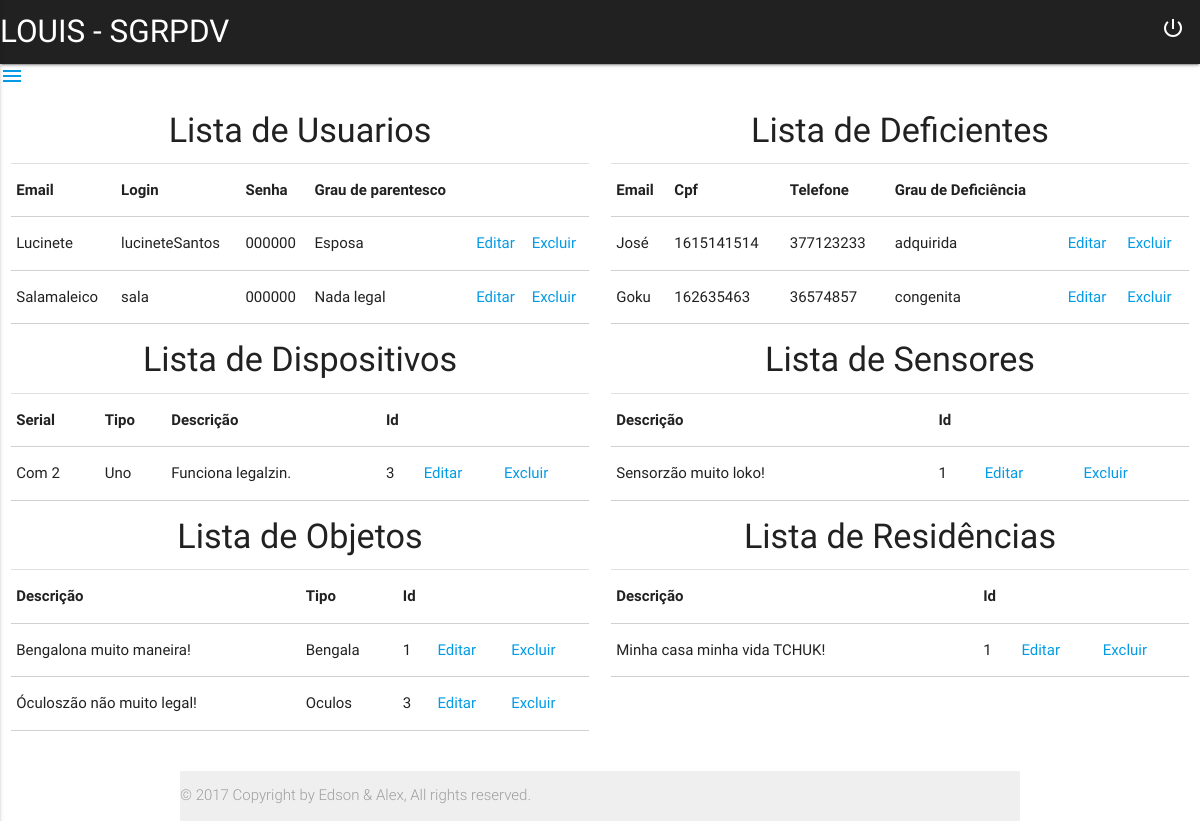
Screenshot of /View/editar.php (signed in) with the database file from the repository.
### tables this page shows
CREATE TABLE `familiar` (
  `Id` int(11) NOT NULL AUTO_INCREMENT,
  `nome` varchar(255) DEFAULT NULL,
  `cpf` varchar(255) DEFAULT NULL,
  `idade` varchar(255) DEFAULT NULL,
  `login` varchar(255) DEFAULT NULL,
  `senha` varchar(255) DEFAULT NULL,
  `endereco` varchar(255) DEFAULT NULL,
  `cep` varchar(255) DEFAULT NULL,
  `telefone` varchar(255) DEFAULT NULL,
  `celular` varchar(255) DEFAULT NULL,
  `grauParentesco` varchar(255) DEFAULT NULL,
  `cidade` varchar(255) DEFAULT NULL,
  PRIMARY KEY (`Id`)
);

CREATE TABLE `deficiente` (
  `Id` int(11) NOT NULL AUTO_INCREMENT,
  `nome` varchar(255) DEFAULT NULL,
  `cpf` varchar(255) DEFAULT NULL,
  `idade` varchar(255) DEFAULT NULL,
  `endereco` varchar(255) DEFAULT NULL,
  `cidade` varchar(255) DEFAULT NULL,
  `cep` varchar(255) DEFAULT NULL,
  `telefone` varchar(255) DEFAULT NULL,
  `celular` varchar(255) DEFAULT NULL,
  `grauDeficiencia` varchar(255) DEFAULT NULL,
  PRIMARY KEY (`Id`)
);

CREATE TABLE `dispositivo` (
  `Id` int(11) NOT NULL AUTO_INCREMENT,
  `serial` varchar(255) DEFAULT NULL,
  `tipo` varchar(255) DEFAULT NULL,
  `descricao` varchar(255) DEFAULT NULL,
  PRIMARY KEY (`Id`)
);

CREATE TABLE `sensor` (
  `Id` int(11) NOT NULL AUTO_INCREMENT,
  `descricao` varchar(255) DEFAULT NULL,
  PRIMARY KEY (`Id`)
);

CREATE TABLE `objeto` (
  `Id` int(11) NOT NULL AUTO_INCREMENT,
  `descricao` varchar(255) DEFAULT NULL,
  `tipoObjeto` varchar(255) DEFAULT NULL,
  PRIMARY KEY (`Id`)
);

CREATE TABLE `residencia` (
  `Id` int(11) NOT NULL AUTO_INCREMENT,
  `descricao` varchar(255) DEFAULT NULL,
  PRIMARY KEY (`Id`)
);

### Model/Familiar.php (called while the page is built, shortened)
<?php
class Familiar extends Pessoa{
    public function find($cpf=0){
        if(empty($cpf)){
            $sql = "SELECT * FROM familiar";
            $conn = Transaction::get();
            $query = $conn->prepare($sql);
            $query->execute();
            return $query->fetchAll(PDO::FETCH_OBJ);
        }
    }
}

### Controller/editarCtrl.php (called while the page is built, shortened)
<?php
$f = new Familiar();
$d = new Deficiente();
$s = new Sensor();
$di = new Dispositivo();
$ob = new Objeto();
$res = new Residencia();
$familia = $f->find();
$deficiente = $d->find();
$sensor = $s->find();
$dispositivo = $di->find();
$objeto = $ob->find();
$residencia = $res->find();

### Model/Deficiente.php (called while the page is built, shortened)
<?php
class Deficiente extends Pessoa {
    public function find($cpf=0){
        if(empty($cpf)){
            $sql = "SELECT * FROM deficiente";
            $conn = Transaction::get();
            $query = $conn->prepare($sql);
            $query->execute();
            return $query->fetchAll(PDO::FETCH_OBJ);
        }
    }
}

### Model/Dispositivo.php (called while the page is built, shortened)
<?php
class Dispositivo {
    public function find($id=0){
        if(empty($id)){
            $sql = "SELECT * FROM dispositivo";
            $conn = Transaction::get();
            $query = $conn->prepare($sql);
            $query->execute();
            return $query->fetchAll(PDO::FETCH_OBJ);
        }
    }
}

### Model/Sensor.php (called while the page is built, shortened)
<?php
class Sensor {
    public function find($id=0){
        if(empty($id)){
            $sql = "SELECT * FROM sensor";
            $conn = Transaction::get();
            $query = $conn->prepare($sql);
            $query->execute();
            return $query->fetchAll(PDO::FETCH_OBJ);
        }
    }
}

### Model/Objeto.php (called while the page is built, shortened)
<?php
class Objeto {
    public function find($id=0){
        if(empty($id)){
            $sql = "SELECT * FROM objeto";
            $conn = Transaction::get();
            $query = $conn->prepare($sql);
            $query->execute();
            return $query->fetchAll(PDO::FETCH_OBJ);
        }
    }
}

### Model/Residencia.php (called while the page is built, shortened)
<?php
class Residencia {
    public function find($id=0){
        if(empty($id)){
            $sql = "SELECT * FROM residencia";
            $conn = Transaction::get();
            $query = $conn->prepare($sql);
            $query->execute();
            return $query->fetchAll(PDO::FETCH_OBJ);
        }
    }
}

### View/editar.php (the view, shortened to what this page needs)
<?php
include 'includes/header.php';
include './../Controller/editarCtrl.php';
?>
<div class="">
    <article class="col s12 m12 l12">
        <article class="row">
            <section class="col s6 m6 l6">
                <div class="">
                <h4 class="center">Lista de Usuarios</h4>
                <div class="divider"></div>
                <table class="highlight bordered">
                    <thead>
                        <tr>
                            <th>Email</th><th>Login</th><th>Senha</th><th>Grau de parentesco</th>
                        </tr>
                    </thead>
                    <tbody>
                            <?php
                                foreach($familia as $fam){
                                    echo "<tr><td>{$fam->nome}</td><td>{$fam->login}</td><td>{$fam->senha}</td><td>{$fam->grauParentesco}</td><td><a href='pageEdit.php?id=".base64_encode($fam->cpf)."'>Editar</a></td><td><a href='../Controller/deleteCtrl.php?idfam=".base64_encode($fam->cpf)."'>Excluir</a></td></tr>";
                                }
                            ?>
                    </tbody>
                </table>
                </div>
            </section>
            <section class="col s6 m6 l6">
                <div class="">
                <h4 class="center">Lista de Deficientes</h4>
                <div class="divider"></div>
                <table class="highlight bordered">
                    <thead>
                        <tr>
                            <th>Email</th><th>Cpf</th><th>Telefone</th><th>Grau de Deficiência</th>
                        </tr>
                    </thead>
                    <tbody>
                        <?php
                                foreach($deficiente as $def){
                                    echo "<tr><td>{$def->nome}</td><td>{$def->cpf}</td><td>{$def->telefone}</td><td>{$def->grauDeficiencia}</td><td><a href='pageEditDef.php?id=".base64_encode($def->cpf)."'>Editar</a></td><td><a href='../Controller/deleteCtrl.php?iddef=".base64_encode($def->cpf)."'>Excluir</a></td></tr>";
                                }
                            ?>
                    </tbody>
                </table>
                </div>
            </section>
            <section class="col s6 m6 l6">
                <div class="">
                <h4 class="center">Lista de Dispositivos</h4>
                <div class="divider"></div>
                <table class="highlight bordered">
                    <thead>
                        <tr>
                            <th>Serial</th><th>Tipo</th><th>Descrição</th><th>Id</th>
                        </tr>
                    </thead>
                    <tbody>
                        <?php
                            foreach($dispositivo as $disp){
                                echo "<tr><td>{$disp->serial}</td><td>{$disp->tipo}</td><td>{$disp->descricao}</td><td>{$disp->Id}</td><td><a href='pageEditDisp.php?id=".base64_encode($disp->Id)."'>Editar</a></td><td><a href='../Controller/deleteCtrl.php?iddisp=".base64_encode($disp->Id)."'>Excluir</a></td></tr>";
                            }
                        ?>
                    </tbody>
                </table>
                </div>
            </section>
            <section class="col s6 m6 l6">
                <div class="">
                <h4 class="center">Lista de Sensores</h4>
                <div class="divider"></div>
                <table class="highlight bordered">
                    <thead>
                        <tr>
                            <th>Descrição</th><th>Id</th>
                        </tr>
                    </thead>
                    <tbody>
                        <?php
                                foreach($sensor as $sen){
                                    echo "<tr><td>{$sen->descricao}</td><td>{$sen->Id}</td><td><a href='pageEditSensor.php?id=".base64_encode($sen->Id)."'>Editar</a></td><td><a href='../Controller/deleteCtrl.php?idsen=".base64_encode($sen->Id)."'>Excluir</a></td></tr>";
                                }
                            ?>
                    </tbody>
                </table>
                </div>
            </section>
            <section class="col s6 m6 l6">
                <div class="">
                <h4 class="center">Lista de Objetos</h4>
                <div class="divider"></div>
                <table class="highlight bordered">
                    <thead>
                        <tr>
                            <th>Descrição</th><th>Tipo</th><th>Id</th>
                        </tr>
                    </thead>
                    <tbody>
                        <?php
                            foreach($objeto as $o){
                                echo "<tr><td>{$o->descricao}</td><td>{$o->tipoObjeto}</td><td>{$o->Id}</td><td><a href='pageEditObjeto.php?id=".base64_encode($o->Id)."'>Editar</a></td><td><a href='../Controller/deleteCtrl.php?idob=".base64_encode($o->Id)."'>Excluir</a></td></tr>";
                            }
                        ?>
                    </tbody>
                </table>
                </div>
            </section>
            <section class="col s6 m6 l6">
                <div class="">
                <h4 class="center">Lista de Residências</h4>
                <div class="divider"></div>
                <table class="highlight bordered">
                    <thead>
                        <tr>
                            <th>Descrição</th><th>Id</th>
                        </tr>
                    </thead>
                    <tbody>
                        <?php
                            foreach($residencia as $r){
                                echo "<tr><td>{$r->descricao}</td><td>{$r->Id}</td><td><a href='pageEditResidencia.php?id=".base64_encode($r->Id)."'>Editar</a></td><td><a href='../Controller/deleteCtrl.php?idres=".base64_encode($r->Id)."'>Excluir</a></td></tr>";
                            }
                        ?>
                    </tbody>
                </table>
                </div>
            </section>
        </article>
    </article>
</div>
<?php include 'includes/footer.php'; ?>

### View/css/style.css (style rules this page uses)
body { background-image: url(""); background-attachment: fixed; background-size: cover; }

### rows the page displays
familiar: nome "Lucinete", login "lucineteSantos", senha "000000", grauParentesco "Esposa"
familiar: nome "Salamaleico", login "sala", senha "000000", grauParentesco "Nada legal"
deficiente: nome "José", cpf "1615141514", telefone "377123233", grauDeficiencia "adquirida"
deficiente: nome "Goku", cpf "162635463", telefone "36574857", grauDeficiencia "congenita"
dispositivo: serial "Com 2", tipo "Uno", descricao "Funciona legalzin.", Id "3"
sensor: descricao "Sensorzão muito loko!", Id "1"
objeto: descricao "Bengalona muito maneira!", tipoObjeto "Bengala", Id "1"
objeto: descricao "Óculoszão não muito legal!", tipoObjeto "Oculos", Id "3"
residencia: descricao "Minha casa minha vida TCHUK!", Id "1"
